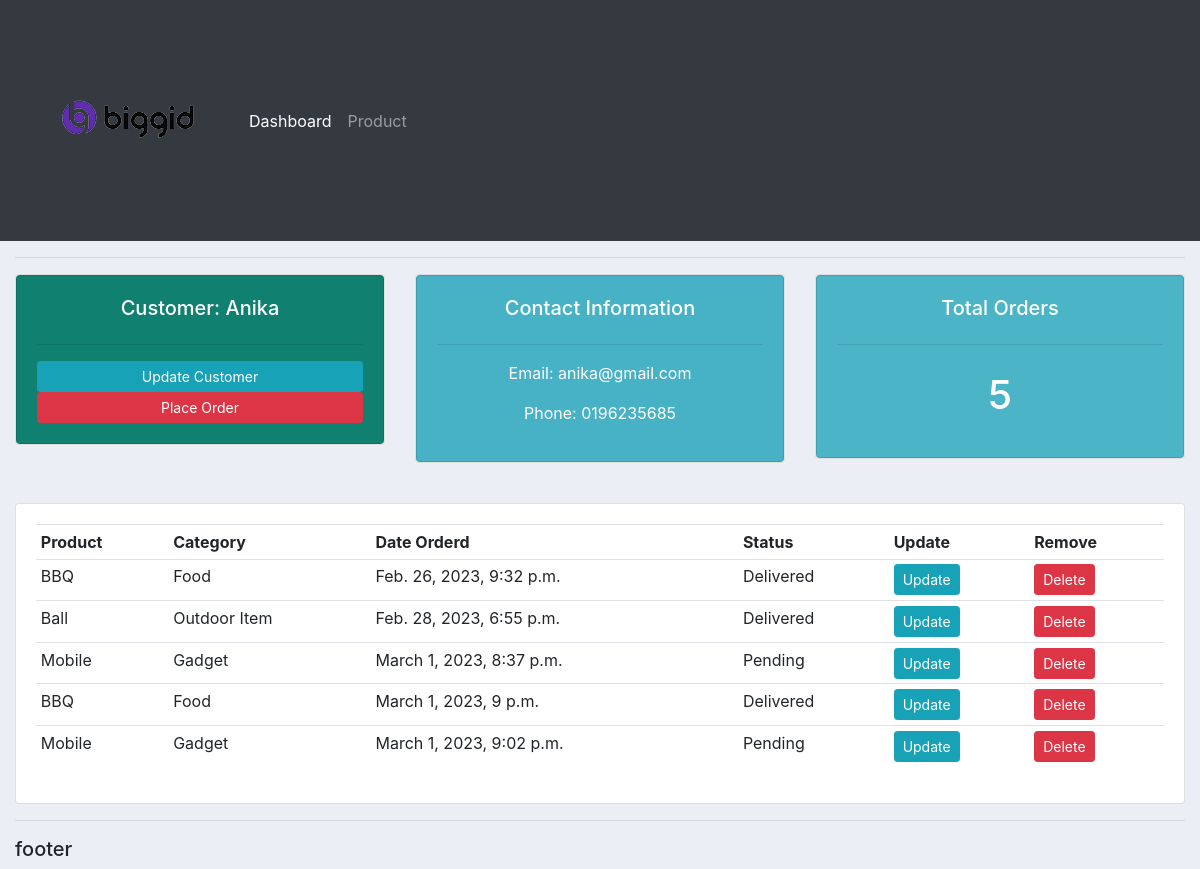
The app's page /customer/2/, older data.
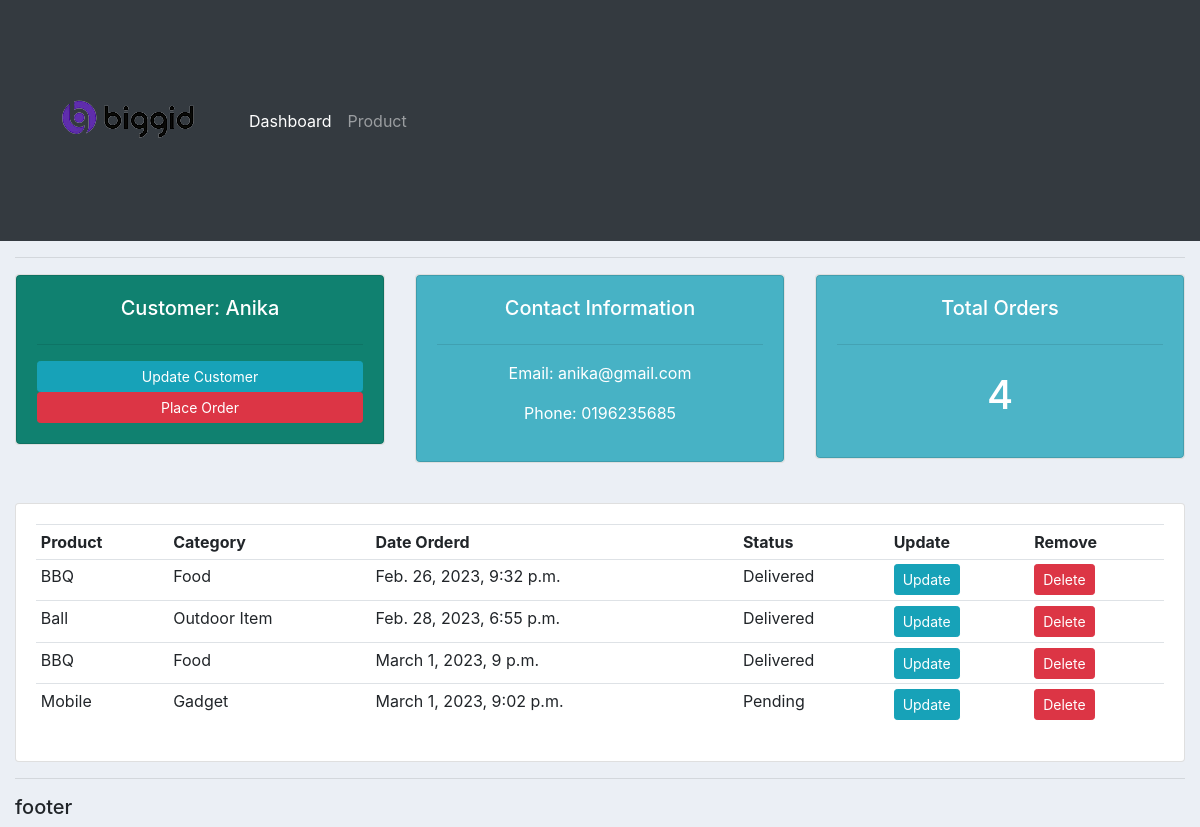
The same page, newer data.
### accounts/models.py (models this page shows, shortened)
class Order(models.Model):
    STATUS = (
        ('Pending', 'Pending'),
        ('On Process', 'On Process'),
        ('Delivered', 'Delivered'),
    )
    customer = models.ForeignKey(
        Customer, null=True, on_delete=models.SET_NULL)
    product = models.ForeignKey(Product, null=True, on_delete=models.SET_NULL)
    date_created = models.DateTimeField(auto_now_add=True, null=True)
    status = models.CharField(max_length=200, null=True, choices=STATUS)

class Product(models.Model):
    CATEGORY = (
        ('Food', 'Food'),
        ('Outdoor Item', 'Outdoor Item'),
        ('Gadget', 'Gadget'),
    )
    name = models.CharField(max_length=200, null=True)
    price = models.FloatField(null=True)
    category = models.CharField(max_length=200, null=True, choices=CATEGORY)
    Description = models.CharField(max_length=200, null=True, blank=True)
    date_created = models.DateTimeField(auto_now_add=True, null=True)
    tags = models.ManyToManyField(Tag)
    def __str__(self):
        return self.name

### accounts/views.py (the view)
# urls.py: path('customer/<str:cng>/', views.customer, name='customer'),
def customer(request, cng):
    customer = Customer.objects.get(id=cng)
    orders = customer.order_set.all()
    total_orders = orders.count()
    context = {'orders': orders, 'customer': customer,
               'total_orders': total_orders, }
    return render(request, 'accounts/customer.html', context)

### accounts/templates/accounts/customer.html
{% extends 'accounts/main.html' %} {% block content %}
<div class="row">
  <div class="col-md">
    <div class="card text-center text-white mb-3" id="Customer">
      <div class="card card-body" style="background-color: #108170">
        <h5>Customer: {{customer.name}}</h5>
        <hr />
        <a class="btn btn-sm btn-info" href="">Update Customer</a>
        <a class="btn btn-sm btn-danger" href="/create_order/2/">Place Order</a>
      </div>
    </div>
  </div>
  <div class="col-md">
    <div class="card text-center text-white mb-3" id="Customer">
      <div class="card card-body" style="background-color: #47b2c5">
        <h5>Contact Information</h5>
        <hr />
        <p>Email: {{customer.email}}</p>
        <p>Phone: {{customer.phone}}</p>
      </div>
    </div>
  </div>
  <div class="col-md">
    <div class="card text-center text-white mb-3" id="Customer">
      <div class="card card-body" style="background-color: #4cb4c7">
        <h5>Total Orders</h5>
        <hr />
        <h1 style="text-align: center; padding: 10px">{{total_orders}}</h1>
      </div>
    </div>
  </div>
</div>
<br />
<div class="row">
  <div class="col-md">
    <div class="card card-body">
      <table class="table table-sm">
        <tr>
          <th>Product</th>
          <th>Category</th>
          <th>Date Orderd</th>
          <th>Status</th>
          <th>Update</th>
          <th>Remove</th>
        </tr>
        {% for i in orders %}
        <tr>
          <td>{{i.product}}</td>
          <td>{{i.product.category}}</td>
          <td>{{i.date_created}}</td>
          <td>{{i.status}}</td>
          <td><a class="btn btn-sm btn-info" href="">Update</a></td>
          <td><a class="btn btn-sm btn-danger" href="">Delete</a></td>
        </tr>
        {% endfor %}
      </table>
    </div>
  </div>
</div>
{% endblock %}

Row changes from the older to the newer data that the page shows:
removed Order: product "Mobile", product.category "Gadget", date_created "March 1, 2023, 8:37 p.m.", status "Pending"
Text that changed along with them:
{{ total_orders }}: "5" → "4"
